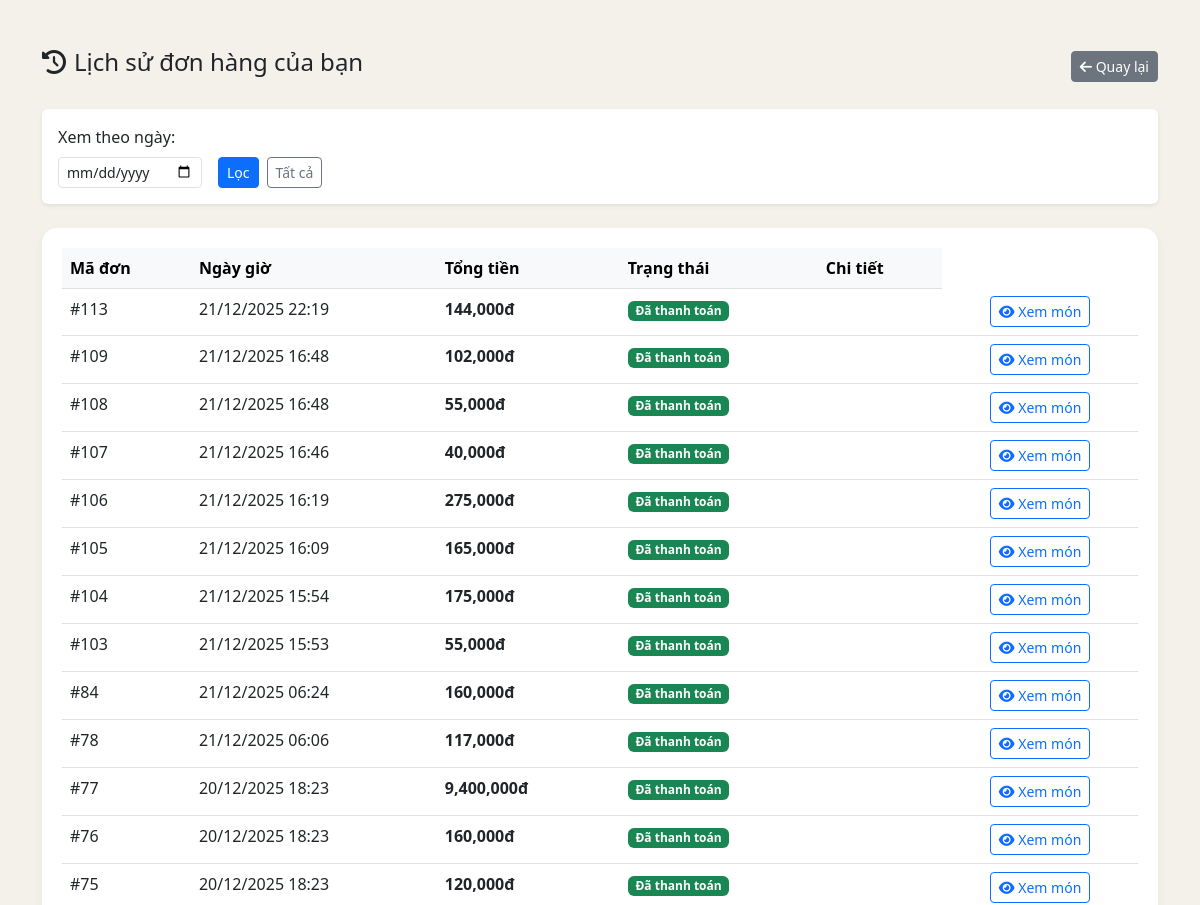
Before: /pos/history.php (signed in, upper part) with the older database file.
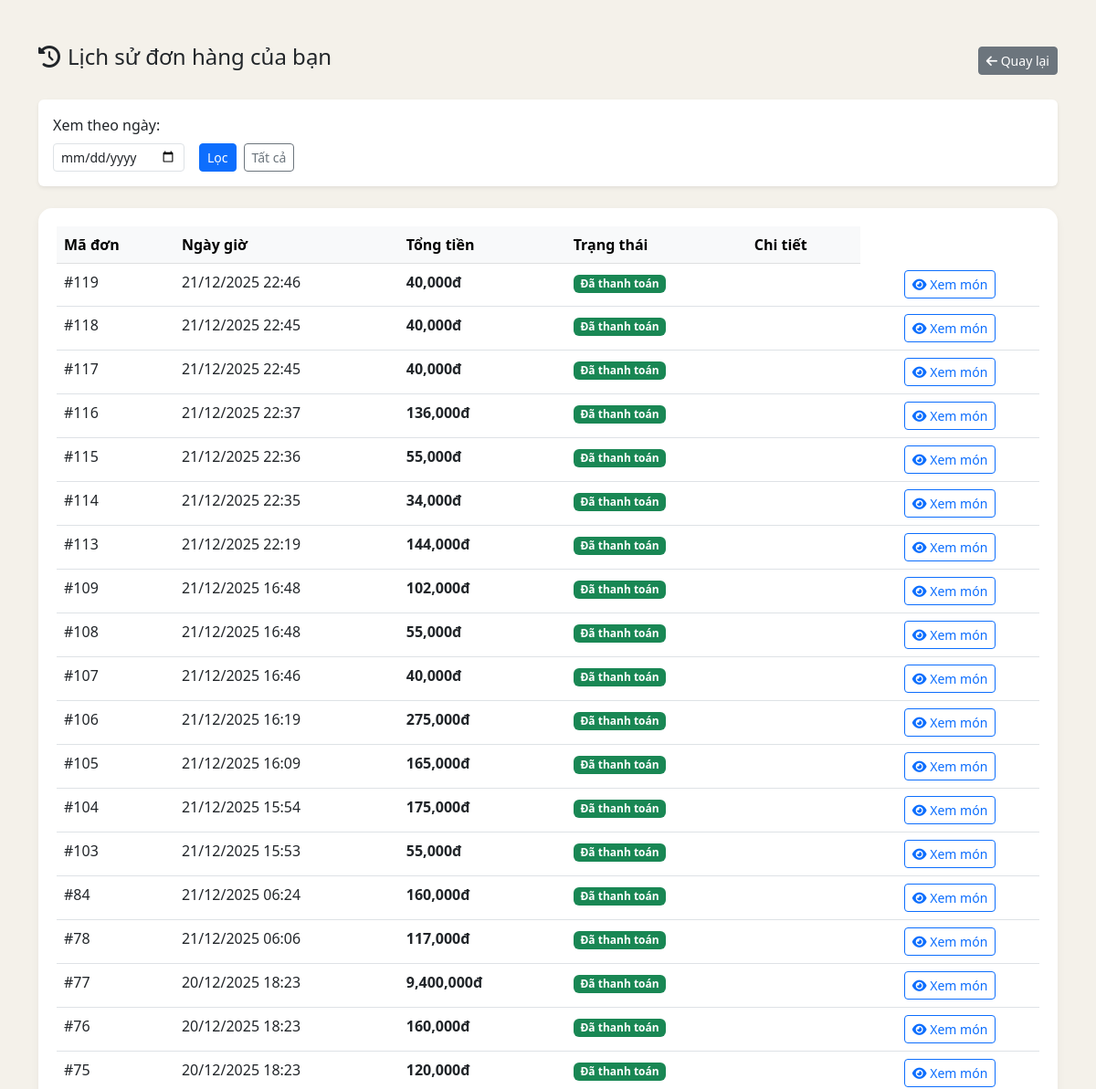
After: the same page with the newer database file.
### tables this page shows
CREATE TABLE `orders` (
  `id` int(11) NOT NULL,
  `user_id` int(11) NOT NULL DEFAULT 1,
  `order_date` datetime NOT NULL DEFAULT current_timestamp(),
  `total_price` int(11) NOT NULL,
  `status` varchar(255) NOT NULL DEFAULT 'not_paid',
  `session_id` int(11) DEFAULT NULL,
  `voucher_code` varchar(50) DEFAULT NULL,
  `discount_percent` decimal(5,2) DEFAULT 0.00,
  `final_amount` decimal(10,2) DEFAULT 0.00
);

### pos/history.php (the view, shortened to what this page needs)
<?php
global $mysqli;
$user_id = $_SESSION['user_id'];
$filter_date = isset($_GET['date']) ? $_GET['date'] : '';
$where_clause = "WHERE user_id = $user_id";
$query = "SELECT * FROM orders $where_clause ORDER BY order_date DESC";
$result = $mysqli->query($query);
?>
<!DOCTYPE html>
<html lang="vi">
<head>
    <link href="https://cdn.jsdelivr.net/npm/bootstrap@5.3.0/dist/css/bootstrap.min.css" rel="stylesheet">
    <link rel="stylesheet" href="https://cdnjs.cloudflare.com/ajax/libs/font-awesome/6.4.0/css/all.min.css">
</head>
<body>
<div class="container py-5">
    <div class="d-flex justify-content-between align-items-center mb-4">
        <h4><i class="fa-solid fa-clock-rotate-left me-2"></i>Lịch sử đơn hàng của bạn</h4>
        <a href="index.php" class="btn btn-secondary btn-sm"><i class="fa-solid fa-arrow-left"></i> Quay lại</a>
    </div>
    <div class="card mb-4 border-0 shadow-sm">
        <div class="card-body">
            <form class="row g-3" method="GET">
                <div class="col-auto">
                    <label class="form-label">Xem theo ngày:</label>
                    <input type="date" name="date" class="form-control form-control-sm" value="<?= $filter_date ?>">
                </div>
                <div class="col-auto d-flex align-items-end">
                    <button type="submit" class="btn btn-primary btn-sm me-2">Lọc</button>
                    <a href="history.php" class="btn btn-outline-secondary btn-sm">Tất cả</a>
                </div>
            </form>
        </div>
    </div>
    <div class="table-container">
        <table class="table table-hover">
            <thead class="table-light">
                <tr>
                    <th>Mã đơn</th>
                    <th>Ngày giờ</th>
                    <th>Tổng tiền</th>
                    <th>Trạng thái</th>
                    <th>Chi tiết</th>
                </tr>
            </thead>
            <tbody>
                <?php if ($result->num_rows > 0): ?>
                    <?php while($row = $result->fetch_assoc()): ?>
                    <tr>
                        <td>#<?= $row['id'] ?></td>
                        <td><?= date('d/m/Y H:i', strtotime($row['order_date'])) ?></td>
                        <td class="fw-bold"><?= number_format($row['total_price']) ?>đ</td>
                        <td><span class="badge bg-success">Đã thanh toán</span></td>
                        <td>
                            <td class="text-center">
    <button class="btn btn-sm btn-outline-primary btn-view-detail"
            data-id="<?= $row['id'] ?>">
        <i class="fa-solid fa-eye"></i> Xem món
    </button>
</td>
                        </td>
                    </tr>
                    <?php endwhile; ?>
                <?php else: ?>
                    <tr><td colspan="5" class="text-center text-muted">Bạn chưa có đơn hàng nào trong ngày này.</td></tr>
                <?php endif; ?>
            </tbody>
        </table>
    </div>
</div>
</body>
</html>

Changed rows visible on the page:
added orders: id "119", order_date "21/12/2025 22:46", total_price "40,000"
added orders: id "118", order_date "21/12/2025 22:45", total_price "40,000"
added orders: id "117", order_date "21/12/2025 22:45", total_price "40,000"
added orders: id "116", order_date "21/12/2025 22:37", total_price "136,000"
added orders: id "115", order_date "21/12/2025 22:36", total_price "55,000"
added orders: id "114", order_date "21/12/2025 22:35", total_price "34,000"
